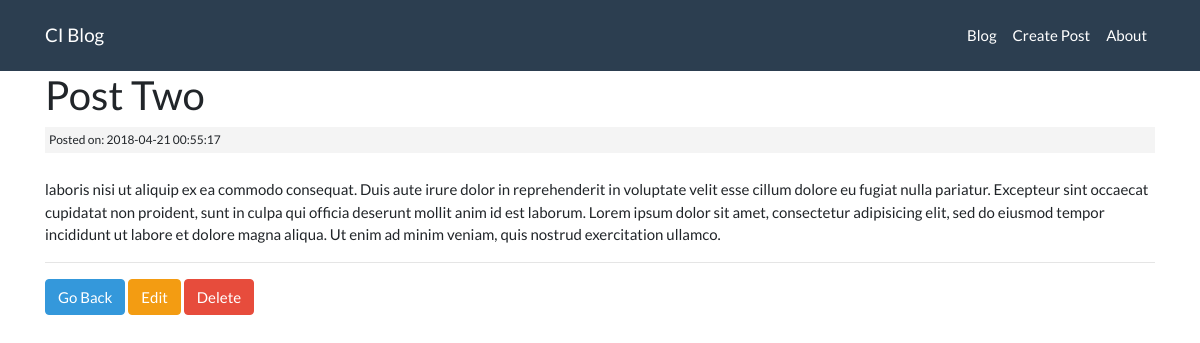
/posts/post-two, run on an earlier commit of the app's database.
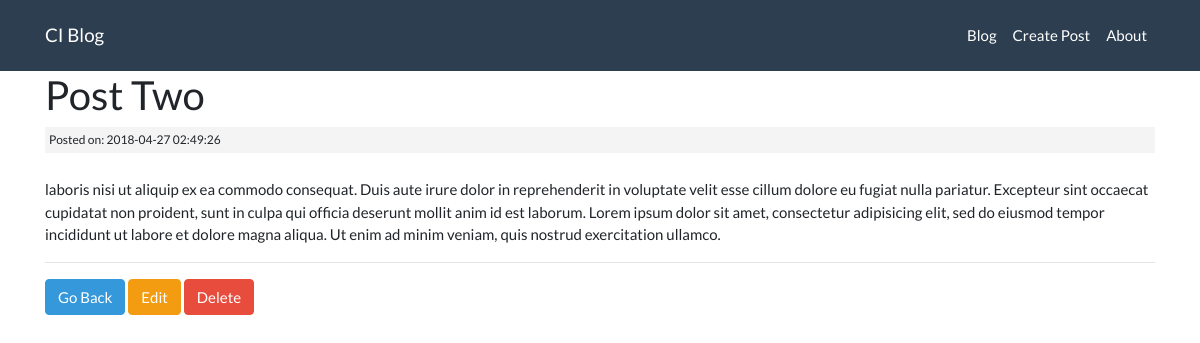
And on a later commit of the database.
### tables this page shows
CREATE TABLE `posts` (
  `id` int(10) NOT NULL,
  `category_id` int(10) DEFAULT NULL,
  `title` varchar(50) DEFAULT NULL,
  `slug` varchar(50) DEFAULT NULL,
  `body` text,
  `created_at` timestamp NULL DEFAULT CURRENT_TIMESTAMP ON UPDATE CURRENT_TIMESTAMP
);

### main/controllers/Posts.php (called while the page is built, shortened)
<?php
    class Posts extends CI_Controller{
        public function detail($slug=NULL){
            $data['post']=$this->Post_model->get_posts($slug);
            $data['title']=$data['post']['title'];
            $this->load->view('../themes/views/header.php');
            $this->load->view('../themes/views/posts/detail', $data);
            $this->load->view('../themes/views/footer.php');
        }
    }
?>

### index.php (called while the page is built, shortened)
<?php
require_once BASEPATH.'core/CodeIgniter.php';

### main/models/Post_model.php (called while the page is built, shortened)
<?php
    class Post_model extends CI_Model{
        public function get_posts($slug=FALSE){
            $query=$this->db->get_where('posts',array('slug'=>$slug));
            return $query->row_array();
        }
    }
?>

### main/themes/views/posts/detail.php (the view)
<h2><?php echo $post['title']; ?></h2>
<small class="post-date">Posted on: <?php echo $post['created_at'] ?></small><br/>
<div class="post-body">
    <p><?php echo $post['body'] ?></p>
</div>
<hr/>
<?php echo form_open('/posts/delete/'.$post['id']); ?>
    <a class="btn btn-info" href="<?php echo site_url('/posts'); ?>">Go Back</a>
    <a class="btn btn-warning" href="edit/<?php echo $post['slug']; ?>">Edit</a>
    <input type="submit" value="Delete" class="btn btn-danger pull-left"/>
</form>

What changed in the data, as far as the page shows it:
changed posts "Post Two": created_at "2018-04-21 00:55:17" → "2018-04-27 02:49:26"
